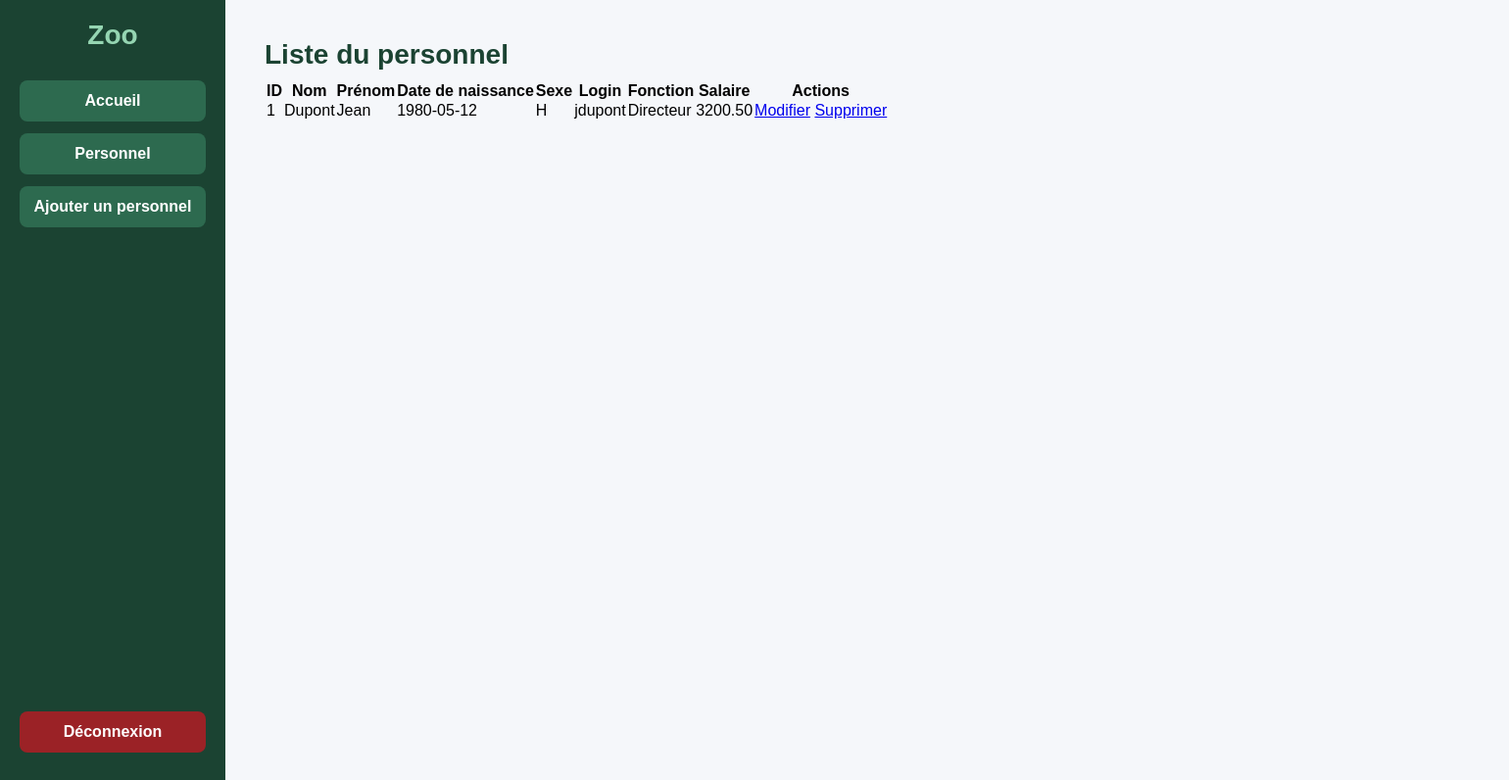
Page /projet_zoo/personnels.php (signed in) on the committed database.
### tables this page shows
CREATE TABLE `personnels` (
  `id` int NOT NULL,
  `nom` varchar(30) NOT NULL,
  `prenom` varchar(30) NOT NULL,
  `date_de_naissance` date NOT NULL,
  `sexe` enum('H','F') NOT NULL,
  `login` varchar(50) NOT NULL,
  `mot_de_passe` varchar(255) NOT NULL,
  `fonction` enum('Directeur','Employe') NOT NULL,
  `salaire` decimal(7,2) NOT NULL
);

### projet_zoo/personnels.php (the view, shortened to what this page needs)
<?php
include("connexion.php");
$sql = "SELECT * FROM personnels";
$resultat = mysqli_query($conn, $sql);
?>
<!DOCTYPE html>
<html lang="fr">
<head>
    <link rel="stylesheet" href="style2.css">
</head>
<body>
<div class="conteneur">
    <div class="menu">
        <h2>Zoo</h2>
        <a href="accueil.php">Accueil</a>
        <a href="personnels.php">Personnel</a>
        <a href="ajout_personnel.php">Ajouter un personnel</a>
        <a href="logout.php">Déconnexion</a>
    </div>
    <div class="contenu">
        <h1>Liste du personnel</h1>
        <table>
            <tr>
                <th>ID</th>
                <th>Nom</th>
                <th>Prénom</th>
                <th>Date de naissance</th>
                <th>Sexe</th>
                <th>Login</th>
                <th>Fonction</th>
                <th>Salaire</th>
                <th>Actions</th>
            </tr>
            <?php while ($personne = mysqli_fetch_assoc($resultat)) { ?>
                <tr>
                    <td><?php echo $personne['id']; ?></td>
                    <td><?php echo $personne['nom']; ?></td>
                    <td><?php echo $personne['prenom']; ?></td>
                    <td><?php echo $personne['date_de_naissance']; ?></td>
                    <td><?php echo $personne['sexe']; ?></td>
                    <td><?php echo $personne['login']; ?></td>
                    <td><?php echo $personne['fonction']; ?></td>
                    <td><?php echo $personne['salaire']; ?></td>
                    <td>
                        <a href="modifier_personnel.php?id=<?php echo $personne['id']; ?>">Modifier</a>
                        <a href="supprimer_personnel.php?id=<?php echo $personne['id']; ?>" onclick="return confirm('Supprimer ce personnel ?')">Supprimer</a>
                    </td>
                </tr>
            <?php } ?>
        </table>
    </div>
</div>
</body>
</html>

### projet_zoo/style2.css (style rules this page uses)
* { margin: 0; padding: 0; box-sizing: border-box; }
body { font-family: Arial, sans-serif; background-color: #f5f7fa; }
.conteneur { display: flex; min-height: 100vh; }
.menu { width: 230px; background: #1b4332; padding: 20px; display: flex; flex-direction: column; }
.menu h2 { color: #95d5b2; text-align: center; margin-bottom: 30px; font-size: 28px; }
.menu a { text-decoration: none; color: white; background: #2d6a4f; padding: 12px; margin-bottom: 12px; border-radius: 8px; text-align: center; transition: 0.3s; font-weight: bold; }
.menu a:last-child { margin-top: auto; background: #9b2226; }
.contenu { flex: 1; padding: 40px; }
.contenu h1 { font-size: 28px; color: #1b4332; margin-bottom: 10px; }
.contenu { background: #f5f7fa; }
.contenu::before { content: ""; display: block; background: white; padding: 30px; border-radius: 15px; width: 100%; height: auto; position: absolute; z-index: -1; }

### rows in the picture
personnels: id "1", nom "Dupont", prenom "Jean", date_de_naissance "1980-05-12", sexe "H", login "jdupont", fonction "Directeur", salaire "3200.50"
